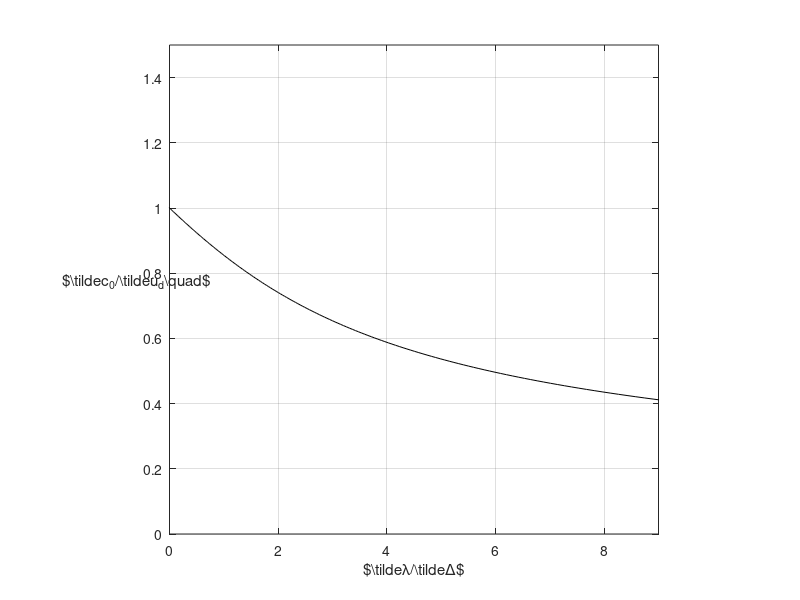
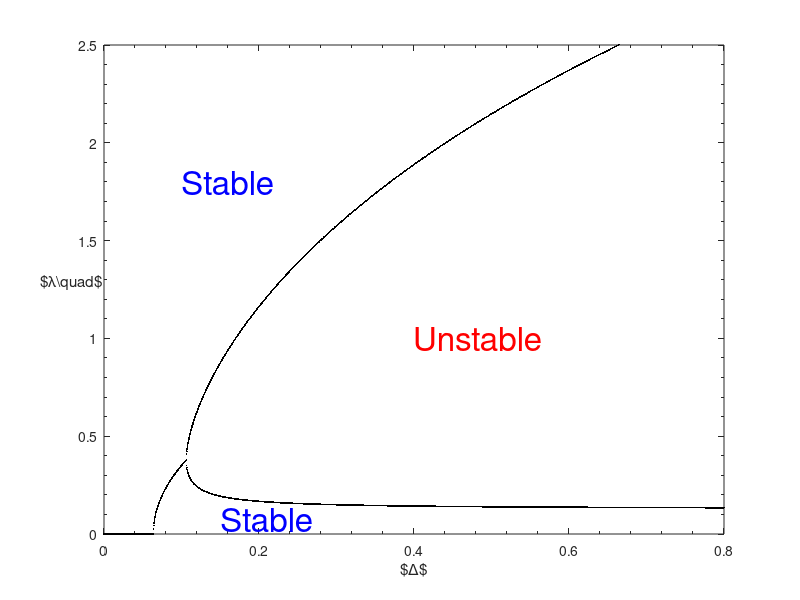

Write MATLAB code to recreate these figures, in order.
% clear all;
ud = 2;
dlt_list = linspace(0,0.8,1000);
fx = @(x,y) [4*x^2+pi*y 0 -4*pi*y*x^4+4*x^2+2*pi*y 0 pi*y];
lam_list = cell(1,length(dlt_list));
for i = 1:length(dlt_list)
    polylam = fx(ud,dlt_list(i));
    lamm = roots(polylam);
    lam_list{i} = real(lamm(imag(lamm)<eps));
end

%% Plot Morland's neutral curve
c0 = linspace(0,1.5,400);
lam_m = 0.5*pi*(1-c0.^4)./c0.^2;
f = figure('position',[150 100 720 640]);
plot(lam_m,c0,'k-'); 
grid on;axis square;
ylim([0 1.5]);
xlim([0 9]);
xlabel('$\tilde{\lambda}/\tilde{\Delta}$');
ylabel('$\tilde{c_0}/\tilde{u_d}\quad$','rotation',0);

%% Plot fast
ud = 2;
dlt_list = [linspace(0,0.18,500) linspace(0.18,0.8,700)];
fx = @(x,y) [4*x^2+pi*y 0 -4*pi*y*x^4+4*x^2+2*pi*y 0 pi*y];
f = figure('position',[150 100 720 640]);
hold on;
for dlt = dlt_list
    polylam = fx(ud,dlt);
    lamm = roots(polylam);
    lamm = real(lamm(imag(lamm)<eps & real(lamm)>-eps));
    plot(dlt,lamm,'k.','Markersize',4);
end
hold off; box on; 
set(gca,'XMinorTick','on','YMinorTick','on');
ylim([0 2.5]);
xlabel('$\Delta$');
ylabel('$\lambda\quad$','rotation',0);
text(0.4,1,'Unstable','fontsize',24,'Color','red');
text(0.15,0.075,'Stable','fontsize',24,'Color','blue');
text(0.1,1.8,'Stable','fontsize',24,'Color','blue');